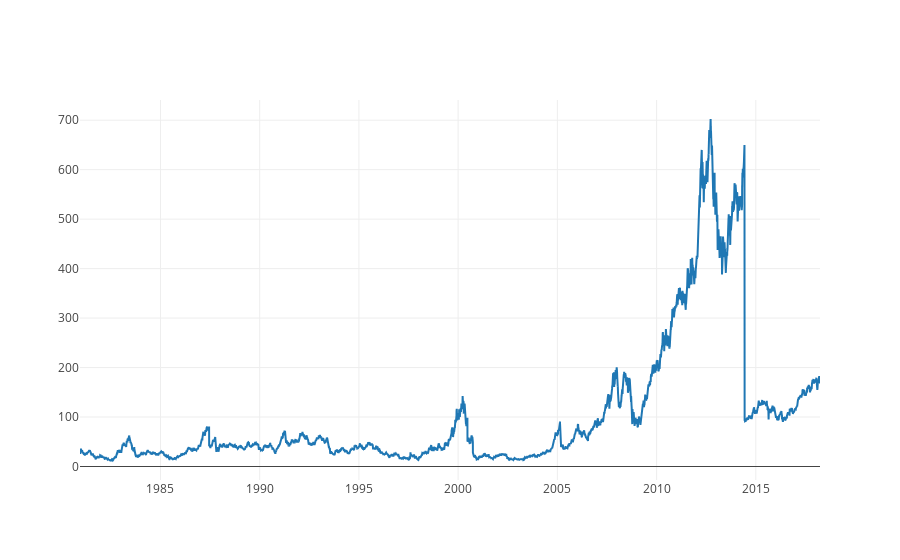

The cell this chart's notebook holds for it:
### Markdown cell above
## Time series

### Code cell
trace = go.Scatter(x=time_series,y=opening_price,mode="lines")

data = [trace]
figure = dict(data=data)
iplot(figure)

### Figure 1 — Plotly figure (JSON) as saved in the notebook; plotly's stock layout.template omitted (floating-point values rounded to 4 significant figures; data arrays with more than 128 entries replaced by an {"elided": "..."} marker saying what was removed)
{"data": [{"mode": "lines", "type": "scatter", "uid": "bdb6aa12-6d9b-49a1-a88e-7c842e8e3a51", "x": {"elided": "9400 str values"}, "y": {"elided": "9400 float values"}}], "layout": {}}
